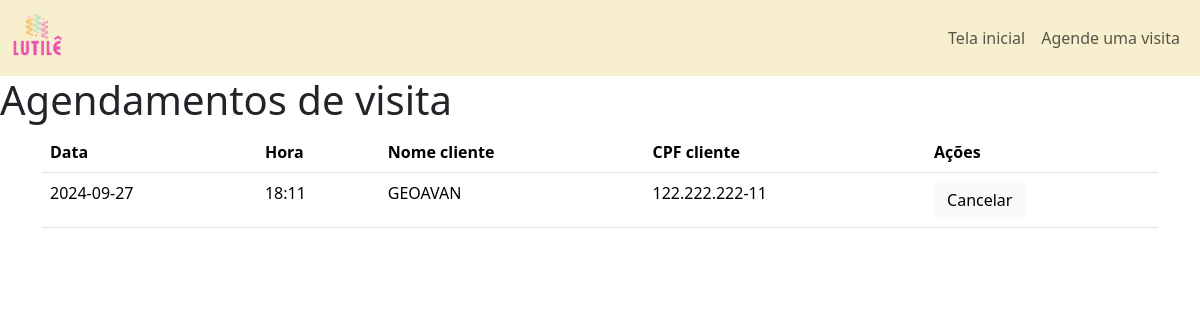
Before: /admin/agendamentos with the older database file.
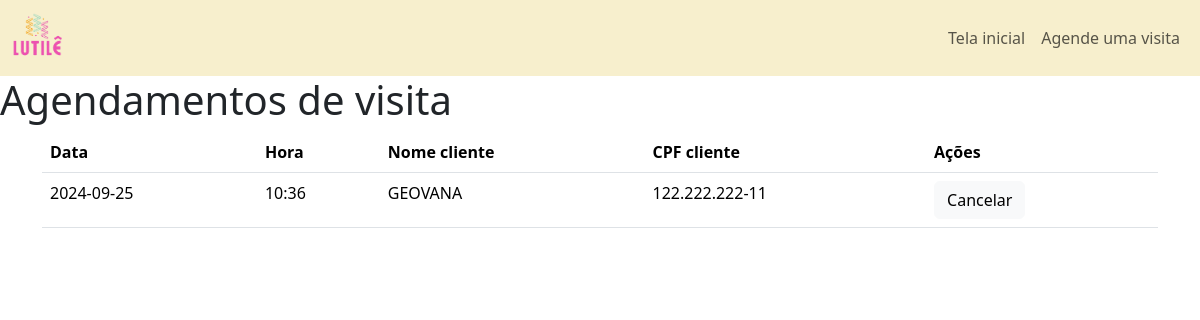
After: the same page with the newer database file.
### tables this page shows
CREATE TABLE `visitacao` (
  `data` DATE NOT NULL,
  `horario` VARCHAR(45) NOT NULL,
  `cliente_cpf` VARCHAR(11) NOT NULL,
  PRIMARY KEY (`data`, `horario`, `cliente_cpf`),
  FOREIGN KEY (`cliente_cpf`)
    REFERENCES `cliente` (`cpf`)
    ON DELETE NO ACTION
    ON UPDATE NO ACTION
);

CREATE TABLE `cliente` (
  `cpf` VARCHAR(11) NOT NULL,
  `nome` VARCHAR(100) NOT NULL,
  `celular` VARCHAR(14) NOT NULL,
  `endereco` VARCHAR(100) NOT NULL,
  PRIMARY KEY (`cpf`)
);

### app.py (the view)
@app.route('/admin/agendamentos', methods=['GET'])
def agendamentos_admin():
    todos_agendamentos = get_agendamentos_dict()
    print(todos_agendamentos)
    return render_template('html/pages/admin/agendamentos-admin.html', todos_agendamentos=todos_agendamentos)

### app.py (called while the page is built)
def get_connection():
    return sqlite3.connect('instance/salao_festas.db')

def get_agendamentos_dict():
    with get_connection() as conn:
        cursor = conn.cursor()
        cursor.execute('SELECT data, horario, cpf, nome FROM visitacao, cliente WHERE visitacao.cliente_cpf = cliente.cpf')
        todos_agendamentos = [dict(zip([column[0] for column in cursor.description], row)) for row in cursor.fetchall()]
        return todos_agendamentos

@app.context_processor
def inject_active():
    def is_active(endpoint): #recebe o endpoint (rota) e verifica se é igual o endpoint atual, se for ele retorna a classeactive, se não retorna vazio
        return 'active' if request.endpoint == endpoint else ''
    return dict(is_active=is_active)

### templates/html/pages/admin/agendamentos-admin.html (shortened to what this page needs)
{% extends "base.html" %}
{% block content %}
<h1>Agendamentos de visita</h1>
<div class="container">
    <table class="table">
        <thead>
          <tr>
            <th scope="col">Data</th>
            <th scope="col">Hora</th>
            <th>Nome cliente</th>
            <th>CPF cliente</th>
            <th>Ações</th>
          </tr>
        </thead>
        <tbody>
          {% for agendamento in todos_agendamentos %}
          <tr>
              <td>{{ agendamento.data }}</td>
              <td>{{ agendamento.horario }}</td>
              <td>{{ agendamento.nome }}</td>
              <td>{{ agendamento.cpf }}</td>
              <td>
                <form action="{{ url_for('cancelar_agendamento') }}" method="POST" onsubmit="return confirmCancel()">
                  <button type="submit" class="btn btn-light" >Cancelar</button>
                </form>
              </td>
          </tr>
          {% endfor %}
        </tbody>
      </table>
</div>
{% endblock %}

### templates/base.html (shortened to what this page needs)
<!DOCTYPE html>
<html lang="en">
<head>
    <link href="https://cdn.jsdelivr.net/npm/bootstrap@5.3.2/dist/css/bootstrap.min.css" rel="stylesheet">
    <link href="https://cdn.jsdelivr.net/npm/@fullcalendar/core@5.11.3/main.min.css" rel="stylesheet">
    <link href="https://cdn.jsdelivr.net/npm/@fullcalendar/daygrid@5.11.3/main.min.css" rel="stylesheet">
    <link href="https://cdn.jsdelivr.net/npm/bootstrap@5.3.2/dist/css/bootstrap.min.css" rel="stylesheet">
    <link rel="stylesheet" href="https://cdn.jsdelivr.net/npm/bootstrap-icons@1.10.5/font/bootstrap-icons.css">
    <link rel="stylesheet" href="{{ url_for('static', filename='style/style.css') }}">
    <link rel="stylesheet" href="https://code.jquery.com/ui/1.12.1/themes/base/jquery-ui.css">
</head>
<body>
    <header>
        <nav class="navbar navbar-expand-md navbar-light" class="navbar">
            <div class="container-fluid">
                <a class="navbar-brand" href="#">
                    <img src="{{ url_for('static', filename='imgs/logo.png') }}" alt="Salão de festas Lutilê" height="50">
                </a>
                <div class="collapse navbar-collapse" id="navbarNav">
                    <ul class="navbar-nav ms-auto">
                        {% if session.cpf %}
                            {% if session.cpf == '000.000.000-00' %}
                                <li class="nav-item dropdown">
                                    <a class="nav-link dropdown-toggle" href="#" id="navbarDropdown" role="button" data-bs-toggle="dropdown" aria-expanded="false">
                                        {{ session.nome_cliente }}
                                    </a>
                                    <ul class="dropdown-menu dropdown-menu-end" aria-labelledby="navbarDropdown">
                                        <li><a class="dropdown-item" href="{{ url_for('dashboard_admin') }}">Tela inicial</a></li>
                                        <li><a class="dropdown-item" href="{{ url_for('perfil') }}">Perfil</a></li>
                                        <li><a class="dropdown-item" href="{{ url_for('agendamentos_admin') }}">Agendamentos</a></li>
                                        <li><a class="dropdown-item" href="{{ url_for('eventos_admin') }}">Eventos</a></li>
                                        <li><a class="dropdown-item" href="{{ url_for('clientes_admin') }}">Clientes</a></li>
                                        <li><a class="dropdown-item" href="{{ url_for('pagamentos_admin') }}">Pagamentos</a></li>
                                        <li><hr class="dropdown-divider"></li>
                                        <li><a class="dropdown-item" href="{{ url_for('logout') }}">Logout</a></li>
                                    </ul>
                                </li>
                            {% else %}
                                <li class="nav-item dropdown">
                                    <a class="nav-link dropdown-toggle" href="#" id="navbarDropdown" role="button" data-bs-toggle="dropdown" aria-expanded="false">
                                        {{ session.nome_cliente }}
                                    </a>
                                    <ul class="dropdown-menu dropdown-menu-end" aria-labelledby="navbarDropdown">
                                        <li><a class="dropdown-item" href="{{ url_for('dashboard_cliente') }}">Tela inicial</a></li>
                                        <li><a class="dropdown-item" href="{{ url_for('perfil') }}">Perfil</a></li>
                                        <li><a class="dropdown-item" href="{{ url_for('agendamentos_cliente') }}">Agendamentos</a></li>
                                        <li><a class="dropdown-item" href="{{ url_for('eventos_cliente') }}">Eventos</a></li>
                                        <li><hr class="dropdown-divider"></li>
                                        <li><a class="dropdown-item" href="{{ url_for('logout') }}">Logout</a></li>
                                    </ul>
                                </li>
                            {% endif %}
                        {% else %}
                            <li class="nav-item">
                                <a class="nav-link {{is_active('home')}}" aria-current="page" href="{{url_for('home')}}">Tela inicial</a>
                            </li>
                            <li class="nav-item">
                                <a class="nav-link {{is_active('login')}}" aria-current="page" href="{{url_for('login')}}">Agende uma visita</a>
                            </li>
                        {% endif %}
                    </ul>
                </div>
            </div>
        </nav>
    </header>
    <main>
        {% block content %}
        {% endblock %}
    </main>
</body>
</html>

### static/style/style.css (style rules this page uses)
.navbar { background-color: #f7efcd; color: #fff; }

Changed rows visible on the page:
removed visitacao: data "2024-09-27", horario "18:11", nome "GEOAVAN", cpf "122.222.222-11"
added visitacao: data "2024-09-25", horario "10:36", nome "GEOVANA", cpf "122.222.222-11"
